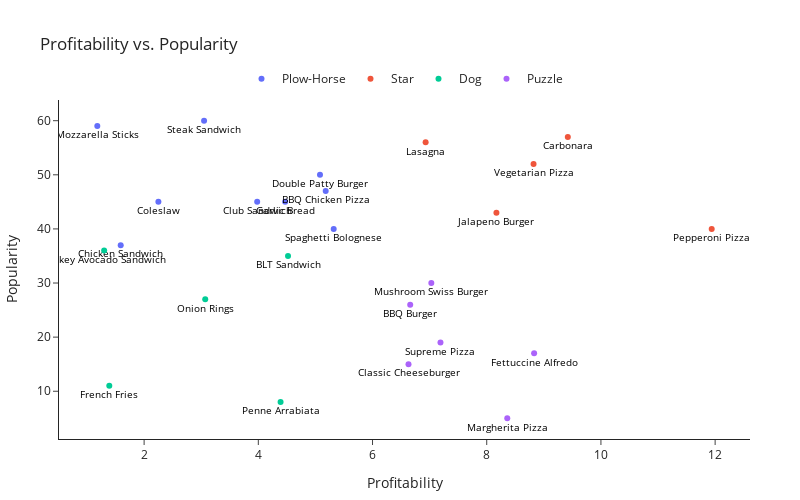

Notebook source saved alongside this figure:
### Markdown cell above
# Visualization 1

### Code cell
import plotly.express as px

# Define thresholds for profitability and popularity
profitability_threshold = df['contribution_margin'].mean()
popularity_threshold = df['number_sold'].mean()

# Assign labels based on profitability and popularity categories
df['label'] = ''
df.loc[(df['contribution_margin'] > profitability_threshold) & (df['number_sold'] > popularity_threshold), 'label'] = 'Star'
df.loc[(df['contribution_margin'] > profitability_threshold) & (df['number_sold'] <= popularity_threshold), 'label'] = 'Puzzle'
df.loc[(df['contribution_margin'] <= profitability_threshold) & (df['number_sold'] > popularity_threshold), 'label'] = 'Plow-Horse'
df.loc[(df['contribution_margin'] <= profitability_threshold) & (df['number_sold'] <= popularity_threshold), 'label'] = 'Dog'

# Create a scatter plot using Plotly Express
fig = px.scatter(df, x='contribution_margin', y='number_sold', color='label', text='menu_item', size_max=10)

# Customize the plot
fig.update_traces(textfont=dict(color='black', size=10), hovertemplate='<b>%{text}</b>')
fig.update_layout(title='Profitability vs. Popularity',
                  xaxis_title='Profitability',
                  yaxis_title='Popularity',
                  width=800,  # Adjust the width
                  height=500,  # Adjust the height
                  template='simple_white',  # Set the template to 'simple_white'
                  margin=dict(t=100, b=50, l=50, r=50))  # Add margins to the plot

# Set legend properties
fig.update_layout(
    legend=dict(
        title=None,
        orientation='h',
        yanchor='bottom',
        y=1.02,
        xanchor='center',
        x=0.5,
        itemclick=False
    )
)

# Adjust label positions to be below the data points
fig.update_traces(textposition='bottom center')

# Show the plot
fig.show()

### Figure 1 — Plotly figure (JSON) as saved in the notebook; plotly's stock layout.template omitted (floating-point values rounded to 4 significant figures)
{"data": [{"hovertemplate": "<b>%{text}</b>", "legendgroup": "Plow-Horse", "marker": {"color": "#636efa", "symbol": "circle"}, "mode": "markers+text", "name": "Plow-Horse", "orientation": "v", "showlegend": true, "text": ["Spaghetti Bolognese", "Double Patty Burger", "Coleslaw", "Garlic Bread", "Mozzarella Sticks", "Club Sandwich", "Steak Sandwich", "Chicken Sandwich", "BBQ Chicken Pizza"], "textfont": {"color": "black", "size": 10}, "textposition": "bottom center", "type": "scatter", "x": [5.32, 5.08, 2.25, 4.47, 1.18, 3.98, 3.05, 1.59, 5.18], "xaxis": "x", "y": [40, 50, 45, 45, 59, 45, 60, 37, 47], "yaxis": "y"}, {"hovertemplate": "<b>%{text}</b>", "legendgroup": "Star", "marker": {"color": "#EF553B", "symbol": "circle"}, "mode": "markers+text", "name": "Star", "orientation": "v", "showlegend": true, "text": ["Lasagna", "Carbonara", "Jalapeno Burger", "Vegetarian Pizza", "Pepperoni Pizza"], "textfont": {"color": "black", "size": 10}, "textposition": "bottom center", "type": "scatter", "x": [6.93, 9.42, 8.17, 8.82, 11.94], "xaxis": "x", "y": [56, 57, 43, 52, 40], "yaxis": "y"}, {"hovertemplate": "<b>%{text}</b>", "legendgroup": "Dog", "marker": {"color": "#00cc96", "symbol": "circle"}, "mode": "markers+text", "name": "Dog", "orientation": "v", "showlegend": true, "text": ["Penne Arrabiata", "Onion Rings", "French Fries", "Turkey Avocado Sandwich", "BLT Sandwich"], "textfont": {"color": "black", "size": 10}, "textposition": "bottom center", "type": "scatter", "x": [4.39, 3.07, 1.39, 1.3, 4.52], "xaxis": "x", "y": [8, 27, 11, 36, 35], "yaxis": "y"}, {"hovertemplate": "<b>%{text}</b>", "legendgroup": "Puzzle", "marker": {"color": "#ab63fa", "symbol": "circle"}, "mode": "markers+text", "name": "Puzzle", "orientation": "v", "showlegend": true, "text": ["Fettuccine Alfredo", "Classic Cheeseburger", "BBQ Burger", "Mushroom Swiss Burger", "Supreme Pizza", "Margherita Pizza"], "textfont": {"color": "black", "size": 10}, "textposition": "bottom center", "type": "scatter", "x": [8.83, 6.63, 6.66, 7.03, 7.19, 8.36], "xaxis": "x", "y": [17, 15, 26, 30, 19, 5], "yaxis": "y"}], "layout": {"height": 500, "legend": {"itemclick": false, "orientation": "h", "title": {}, "tracegroupgap": 0, "x": 0.5, "xanchor": "center", "y": 1.02, "yanchor": "bottom"}, "margin": {"b": 50, "l": 50, "r": 50, "t": 100}, "title": {"text": "Profitability vs. Popularity"}, "width": 800, "xaxis": {"anchor": "y", "autorange": true, "domain": [0, 1], "range": [0.5091, 12.61], "title": {"text": "Profitability"}, "type": "linear"}, "yaxis": {"anchor": "x", "autorange": true, "domain": [0, 1], "range": [1.177, 63.82], "title": {"text": "Popularity"}, "type": "linear"}}}
